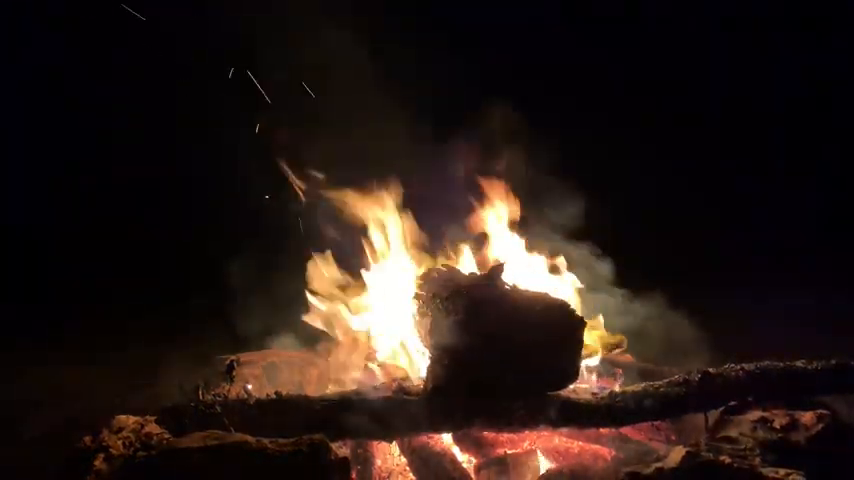
#> input picture frame 30 of FireDetection/FireVid.mp4, 854 x 480 px
$ python fire.py
#> lines starting #> are read from the running program, lines starting #| are printed output that depends on the picture; after the words box and inside, x2 and y2 are one past the last pixel; in counts of white or black regions, pixels touching at a corner belong together

import cv2
import numpy as np
import smtplib
import playsound
import threading

Alarm_Status = False
Email_Status = False
Fire_Reported = 0
flagA = 0
flagB = 0

# def play_alarm_sound_function():
# 	while True:
# 		playsound.playsound('alarm-sound.mp3',True)

def send_mail_function():

    recipientEmail = "Enter_Recipient_Email"
    recipientEmail = recipientEmail.lower()

    try:
        server = smtplib.SMTP('smtp.gmail.com', 587)
        server.ehlo()
        server.starttls()
        server.login("Enter_Your_Email (System Email)", 'Enter_Your_Email_Password (System Email')
        server.sendmail('Enter_Your_Email (System Email)', recipientEmail, "Warning A Fire Accident has been reported on ABC Company")
        print("sent to {}".format(recipientEmail))
        server.close()
    except Exception as e:
    	print(e)


video = cv2.VideoCapture('FireVid.mp4') # If you want to use webcam use Index like 0,1.

while True:
    (grabbed, frame) = video.read()
#> frame is the input picture: shape (480, 854, 3); mean B, G, R 22.3, 27, 39.4
    frame = cv2.imread('inside.jpg')
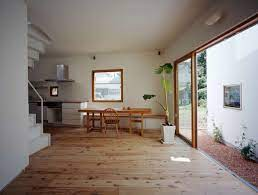
#> input picture FireDetection/inside.jpg, 258 x 195 px
#> frame is the input picture: shape (195, 258, 3); mean B, G, R 119.7, 128.5, 140.3
    if not grabbed:
        break

    frame = cv2.resize(frame, (960, 540))
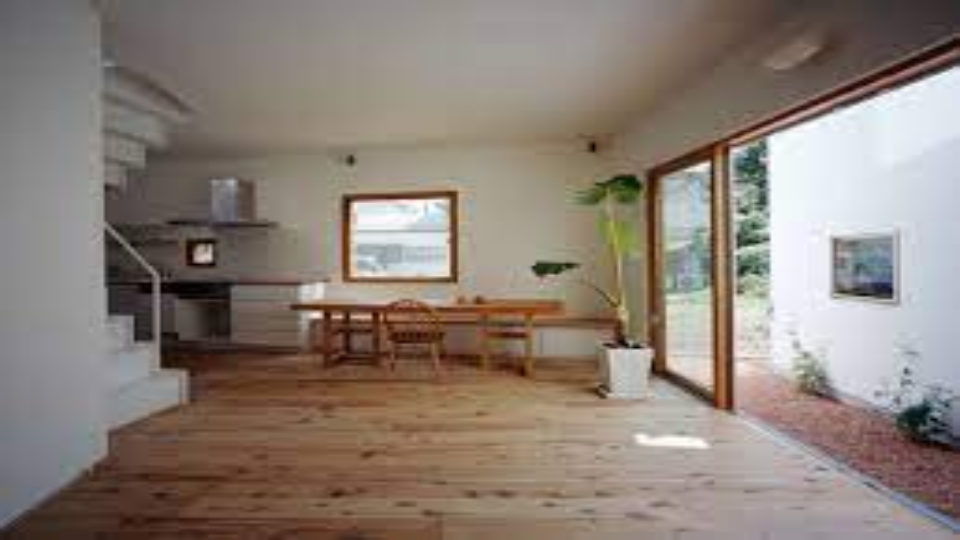
#> frame: shape (540, 960, 3); mean B, G, R 119.6, 128.4, 140.2

    blur = cv2.GaussianBlur(frame, (21, 21), 0)
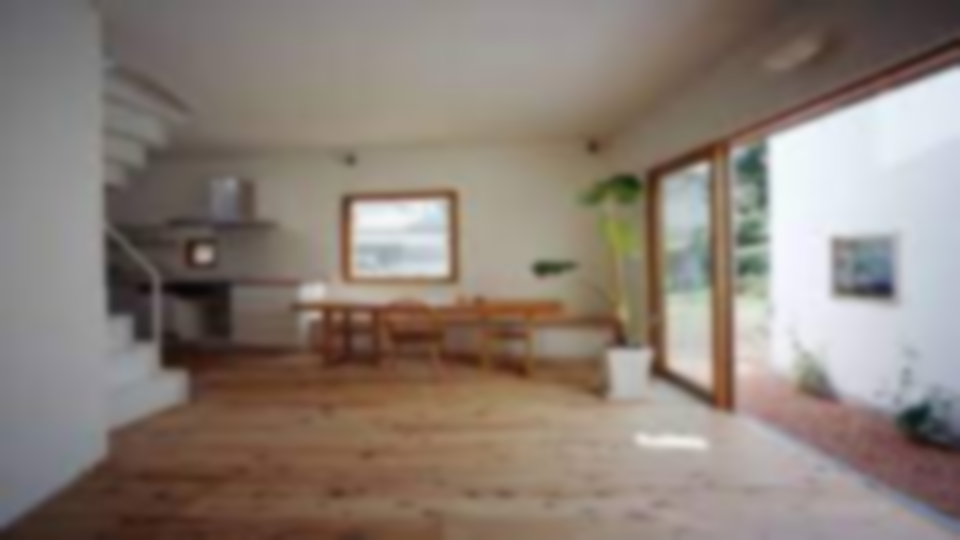
#> blur: shape (540, 960, 3); mean B, G, R 119.6, 128.4, 140.2
    hsv = cv2.cvtColor(blur, cv2.COLOR_BGR2HSV)
#> hsv: shape (540, 960, 3); mean H, S, V 39.3, 51.8, 142.4

    lower = [18, 50, 50]
    upper = [38, 255, 255]
    lower = np.array(lower, dtype="uint8")
    upper = np.array(upper, dtype="uint8")

    mask = cv2.inRange(hsv, lower, upper)
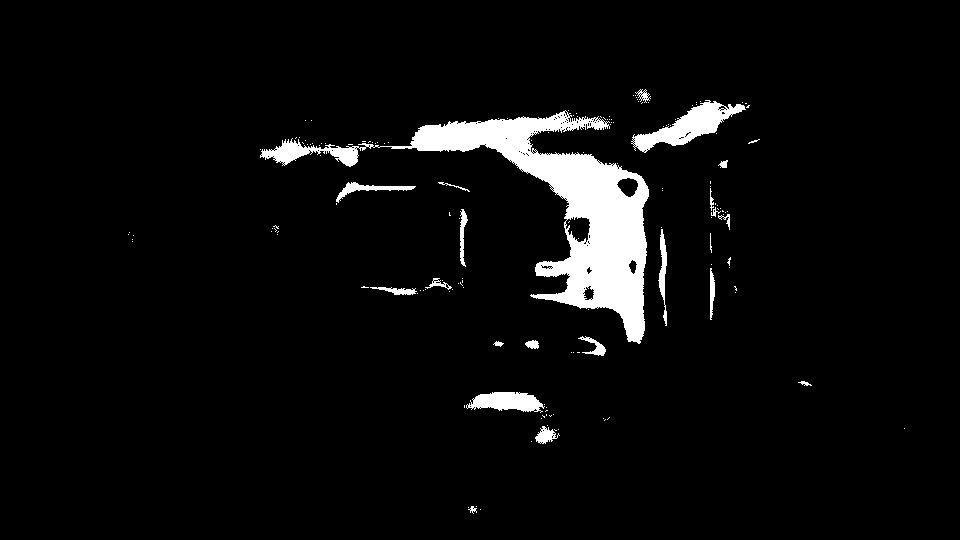
#> mask: shape (540, 960); 4.8% white; 156 white regions (134 under 20 px), largest, box (x1, y1, x2, y2) and area: (260, 110, 649, 344) 18908, (631, 100, 746, 153) 2180, (466, 392, 545, 413) 1091

    output = cv2.bitwise_and(frame, hsv, mask=mask)
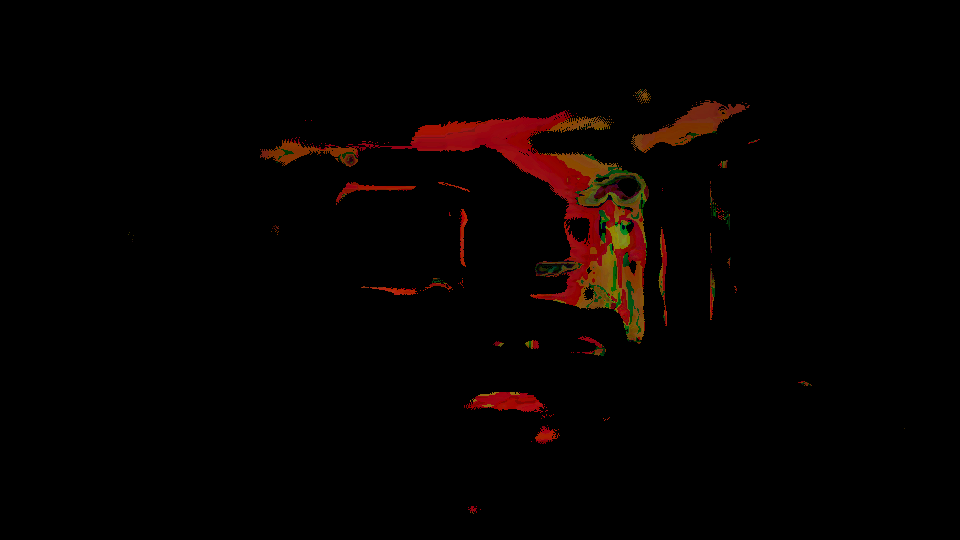
#> output: shape (540, 960, 3); mean B, G, R 0.5, 1.7, 5.9

    no_red = cv2.countNonZero(mask)
#> no_red = 24951

    if int(no_red) > 15000:
        Fire_Reported = Fire_Reported + 1

    cv2.imshow("output", output)

    if Fire_Reported >= 1:
        if Alarm_Status == False:
            print('Fire Detected')
            # threading.Thread(target=play_alarm_sound_function).start()
            Alarm_Status = True
            Fire_Reported = 0


    	#if Email_Status == False:
    	#	threading.Thread(target=send_mail_function).start()
    	#	Email_Status = True


    if cv2.waitKey(1) & 0xFF == ord('q'):
#> (key q is pressed here)
        break

cv2.destroyAllWindows()
video.release()

$ run again, starting later in the video
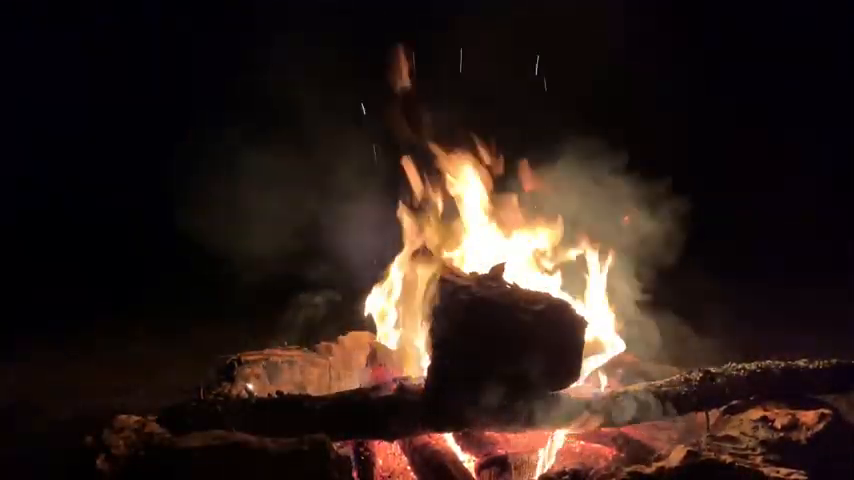
#> input picture frame 139 of FireDetection/FireVid.mp4, 854 x 480 px
#> frame is the input picture: shape (480, 854, 3); mean B, G, R 25.9, 31.1, 45.8
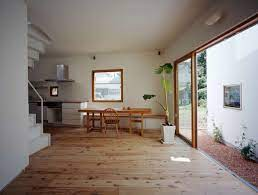
#> input picture FireDetection/inside.jpg, 258 x 195 px
#> frame is the input picture: shape (195, 258, 3); mean B, G, R 119.7, 128.5, 140.3
#> frame: shape (540, 960, 3)
#> hsv: shape (540, 960, 3); mean H, S, V 39.3, 51.8, 142.4
#> mask: shape (540, 960); 4.8% white; 156 white regions (134 under 20 px), largest, box (x1, y1, x2, y2) and area: (260, 110, 649, 344) 18908, (631, 100, 746, 153) 2180, (466, 392, 545, 413) 1091
#> no_red = 24951

$ run again, starting later in the video
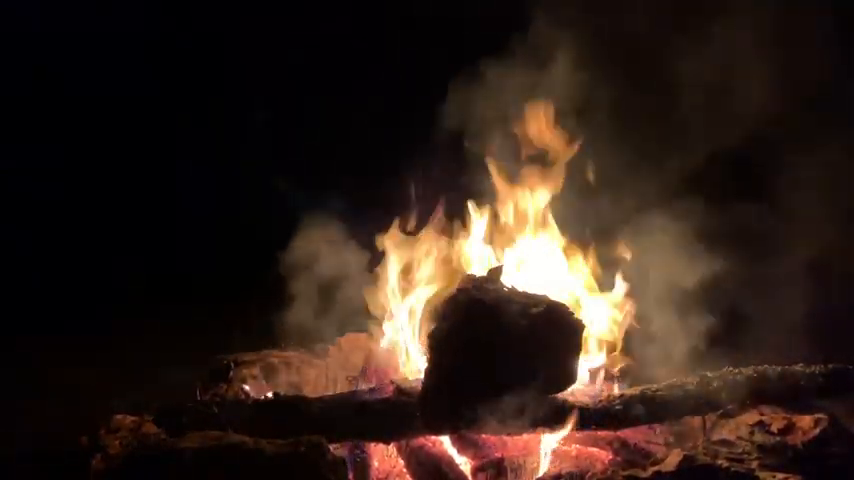
#> input picture frame 247 of FireDetection/FireVid.mp4, 854 x 480 px
#> frame is the input picture: shape (480, 854, 3); mean B, G, R 25.9, 33.6, 48.6
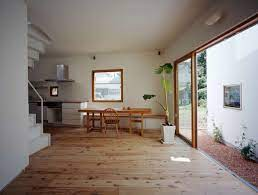
#> input picture FireDetection/inside.jpg, 258 x 195 px
#> frame is the input picture: shape (195, 258, 3); mean B, G, R 119.7, 128.5, 140.3
#> frame: shape (540, 960, 3)
#> hsv: shape (540, 960, 3); mean H, S, V 39.3, 51.8, 142.4
#> mask: shape (540, 960); 4.8% white; 156 white regions (134 under 20 px), largest, box (x1, y1, x2, y2) and area: (260, 110, 649, 344) 18908, (631, 100, 746, 153) 2180, (466, 392, 545, 413) 1091
#> no_red = 24951
